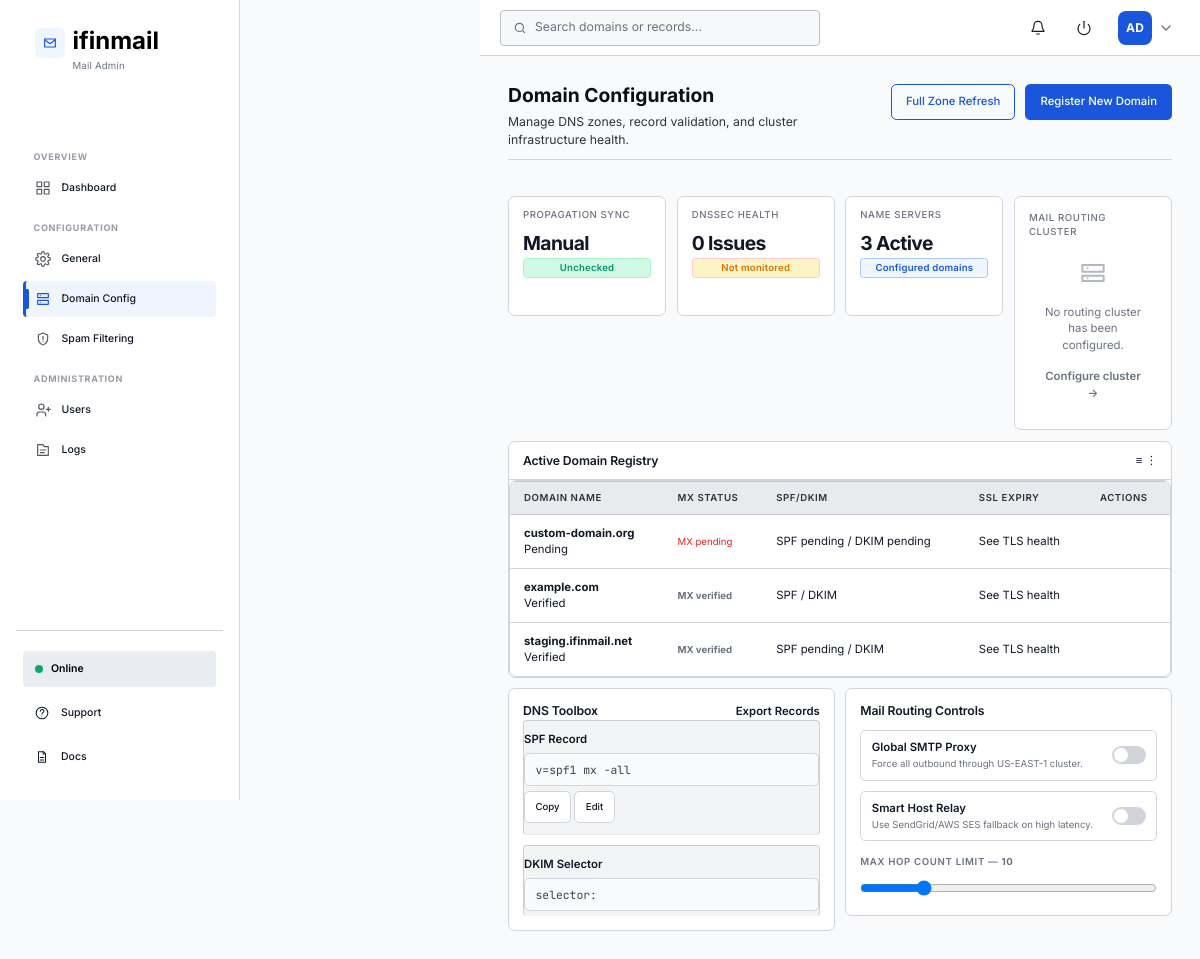
/dns/ (signed in), run on an earlier commit of the app's database.
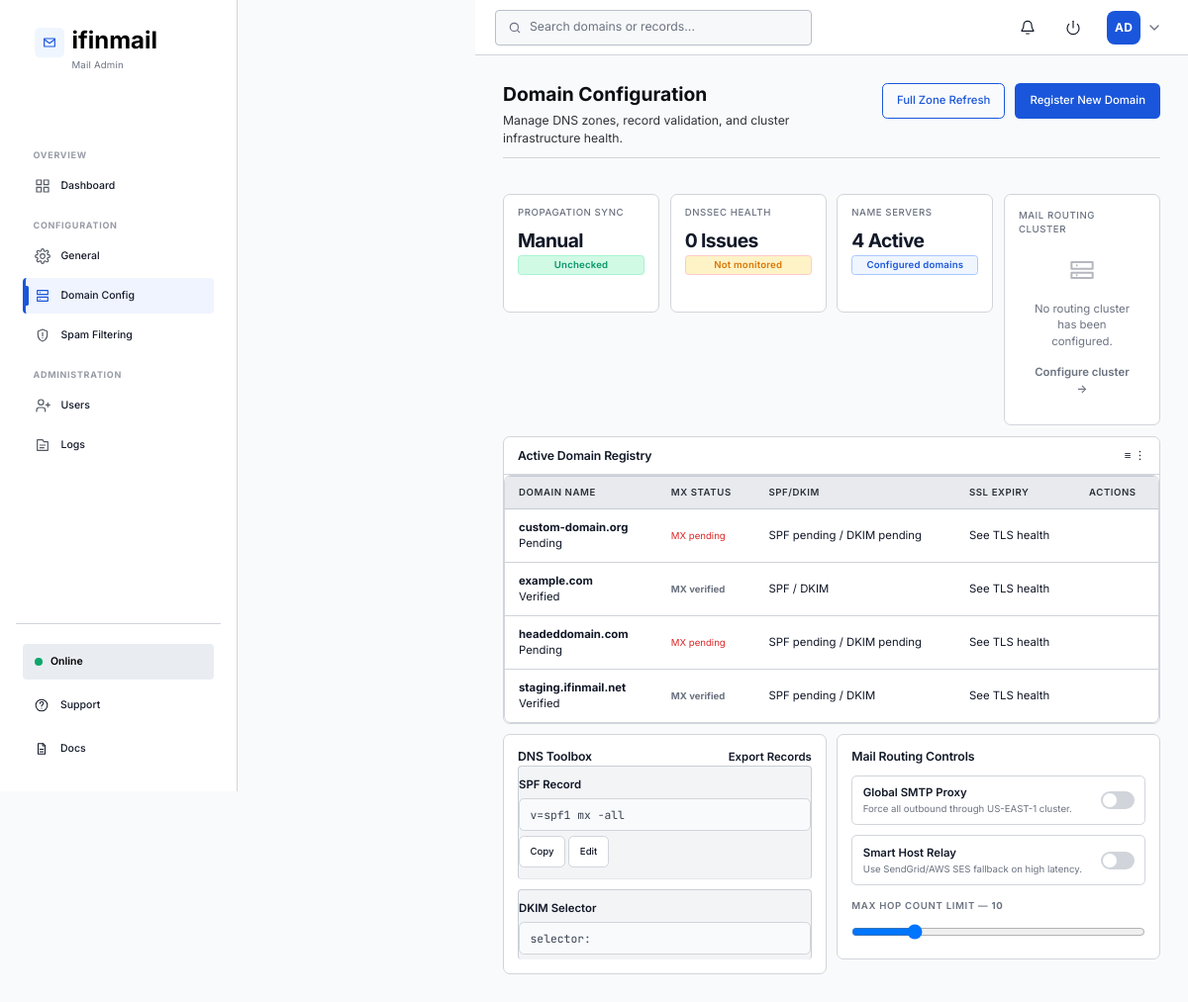
And on a later commit of the database.
### backend/apps/domains/models/__init__.py (models this page shows, shortened)
class Domain(models.Model):
    id = models.UUIDField(primary_key=True, default=uuid.uuid4, editable=False)
    name = models.CharField(max_length=255, unique=True)
    verified = models.BooleanField(default=False)
    mx_verified = models.BooleanField(default=False)
    spf_verified = models.BooleanField(default=False)
    dkim_verified = models.BooleanField(default=False)
    dmarc_verified = models.BooleanField(default=False)
    created_at = models.DateTimeField(auto_now_add=True)
    class Meta:
        managed = False
        db_table = 'domains'
        ordering = ['name']

### backend/apps/dns/views/web.py (the view)
# urls.py: path('', dns_config_page, name='config'),
@login_required
@user_passes_test(_is_staff, login_url='accounts:login')
def dns_config_page(request: HttpRequest) -> HttpResponse:
    domain = os.environ.get('DOMAIN', os.environ.get('MAIL_DOMAIN', ''))
    server_ip = _get_server_ip()
    provider_meta: dict[str, dict[str, object]] = {
        'cloudflare': {
            'help': str(_('Requires an API token with DNS:Edit permission.')),
            'help_url': 'https://developers.cloudflare.com/fundamentals/api/get-started/create-token/',
            'placeholder': 'Cloudflare API Token',
            'second_field': None,
        },
        'porkbun': {
            'help': str(_('Requires API Key and Secret Key from your Porkbun account.')),
            'help_url': 'https://kb.porkbun.com/article/190-getting-started-with-the-porkbun-api',
            'placeholder': 'API Key',
            'second_field': {'name': 'secret_key', 'placeholder': 'Secret Key'},
        },
        'digitalocean': {
            'help': str(_('Requires a personal access token with write access.')),
            'help_url': 'https://docs.digitalocean.com/reference/api/create-personal-access-token/',
            'placeholder': 'DigitalOcean API Token',
            'second_field': None,
        },
    }
    providers = [
        {
            'id': pid,
            'name': cls.provider_name if hasattr(cls, 'provider_name') else pid.capitalize(),
            'fields': fields,
            'label': label,
            'help': provider_meta.get(pid, {}).get('help', ''),
            'help_url': provider_meta.get(pid, {}).get('help_url', ''),
            'placeholder': provider_meta.get(pid, {}).get(
                'placeholder',
                f'{pid.capitalize()} API Token',
            ),
            'second_field': provider_meta.get(pid, {}).get('second_field'),
        }
        for pid, (cls, fields, label) in PROVIDER_MAP.items()
    ]
    saved = DNSService.get_first_config()
    saved_provider = saved.provider if saved else None
    toolbox_spf_record = ''
    if domain and server_ip and server_ip != '0.0.0.0':
        with suppress(Exception):
            records = _build_records(domain, server_ip)
            spf_rec = next((r for r in records if r.type == 'TXT' and r.name == '@'), None)
            if spf_rec:
                toolbox_spf_record = spf_rec.value
    if not toolbox_spf_record:
        toolbox_spf_record = 'v=spf1 mx -all'
    dns_registry_rows = []
    for registered_domain in DomainService.get_all_domains():
        auth_status = []
        auth_status.append('SPF' if registered_domain.spf_verified else 'SPF pending')
        auth_status.append('DKIM' if registered_domain.dkim_verified else 'DKIM pending')
        dns_registry_rows.append(
            {
                'name': registered_domain.name,
                'subtitle': str(_('Verified')) if registered_domain.verified else str(_('Pending')),
                'mx_status': (
                    str(_('MX verified')) if registered_domain.mx_verified else str(_('MX pending'))
                ),
                'mx_status_class': '' if registered_domain.mx_verified else 'warn',
                'auth_records': ' / '.join(auth_status),
                'ssl_expiry': str(_('See TLS health')),
                'actions': '',
            }
        )
    context = {
        'domain': domain,
        'server_ip': server_ip,
        'providers': providers,
        'saved_provider': saved_provider,
        'dns_status': _get_dns_status(domain),
        'dns_registry_headers': [
            _('Domain Name'),
            _('MX Status'),
            _('SPF/DKIM'),
            _('SSL Expiry'),
            _('Actions'),
        ],
        'dns_registry_rows': dns_registry_rows,
        'propagation_sync': str(_('Manual')),
        'propagation_pct': str(_('Unchecked')),
        'dnssec_issues': '0',
        'dnssec_status': str(_('Not monitored')),
        'nameserver_count': str(len(dns_registry_rows)),
        'nameserver_scope': str(_('Configured domains')),
        'cluster_hosts': [],
        'is_mock': False,
        'dkim_selector': os.environ.get('DKIM_SELECTOR', 'default'),
        'toolbox_spf_record': toolbox_spf_record,
        'active_section': 'dns',
        'header_search_placeholder': 'Search domains or records...',
        'smtp_proxy_enabled': os.environ.get('MAIL_SMTP_PROXY', '').lower() in ('1', 'true', 'yes'),
        'smart_host_enabled': os.environ.get('MAIL_SMART_HOST', '').lower() in ('1', 'true', 'yes'),
        'max_hop_count': int(os.environ.get('MAIL_MAX_HOP_COUNT', '10')),
    }
    return render(request, 'admin/dns_config.html', context)

### backend/apps/dns/services/__init__.py (called while the page is built)
    @staticmethod
    def get_first_config() -> DNSProviderConfig | None:
        return DNSProviderConfig.objects.first()

### backend/apps/dns/views/_helpers.py (called while the page is built)
def _is_staff(user: object) -> bool:
    return user.is_authenticated and (user.is_staff or user.is_superuser)

### backend/apps/dns/views/web.py (called while the page is built)
def _get_dns_status(domain: str) -> dict:
    try:
        return MonitoringService.check_dns(domain)
    except Exception as e:
        logger.warning('DNS status check failed for %s: %s', domain, e)
        return {}

### backend/apps/domains/services/__init__.py (called while the page is built)
    @staticmethod
    def get_all_domains() -> QuerySet[Domain]:
        return Domain.objects.order_by('name')

### backend/config/branding.py (called while the page is built, shortened)
def brand_context(request: object) -> dict[str, object]:
    from django.conf import settings
    brand = getattr(settings, 'BRAND_CONFIG', None)
    if brand is None:
        brand = BrandingConfig()
    return {'brand': brand}

    @property
    def css_overrides(self) -> str:
        safe_color = self._sanitize_hex_color(self.color)
        if safe_color == '#0051d5':
            return ''

### frontend/templates/admin/dns_config.html (shortened to what the changed rows need)
{% extends "base.html" %}
{% load i18n %}
{% block content %}
<section class="ifinmail-admin-content ifinmail-admin-content--scroll-hint">
    <div class="ifinmail-admin-page">
        <div class="ifinmail-page-header">
            <div>
                <h1 class="ifinmail-page-title">{% trans 'Domain Configuration' %}</h1>
            </div>
        </div>
        <div class="ifinmail-admin-grid">
            <article class="ifinmail-stat-panel ifinmail-domain-stat ifinmail-span-3">
                <span class="ifinmail-stat-label">{% trans 'Name servers' %}</span>
                <span class="ifinmail-stat-big">{{ nameserver_count|default:'0' }} {% trans 'Active' %}</span>
                <span class="ifinmail-badge ifinmail-badge--info">{{ nameserver_scope|default:'—' }}</span>
            </article>
            <article class="ifinmail-table-panel ifinmail-span-12">
                <div class="ifinmail-table-panel-header">
                        <h2 class="ifinmail-panel-title">{% trans 'Active Domain Registry' %}</h2>
                </div>
                {% include "includes/admin_table.html" with span=None title=None headers=dns_registry_headers|default:'' rows=dns_registry_rows|default:'' row_template="admin/partials/dns_row.html" empty_message=_("No domains registered yet") empty_action_label=_("Register your first domain →") empty_action_onclick="toggleRegisterForm()" %}
            </article>
            <article class="ifinmail-panel ifinmail-span-6" id="mail-routing-controls">
                <div class="ifinmail-action-row" style="justify-content:space-between">
                    <h2 class="ifinmail-panel-title" style="margin:0">{% trans 'DNS Toolbox' %}</h2>
                </div>
            </article>
            <article class="ifinmail-panel ifinmail-span-6">
                <h2 class="ifinmail-panel-title">{% trans 'Mail Routing Controls' %}</h2>
            </article>
        </div>
    </div>
</section>
{% endblock %}

### frontend/templates/admin/partials/dns_row.html
{% load i18n %}
<tr>
    <td><strong>{{ row.name|default:'' }}</strong><br>{{ row.subtitle|default:'' }}</td>
    <td><span class="{% if row.mx_status_class %}ifinmail-trend--danger{% else %}ifinmail-trend{% endif %}">{{ row.mx_status|default:'—' }}</span></td>
    <td>{{ row.auth_records|default:'—' }}</td>
    <td>{{ row.ssl_expiry|default:'—' }}</td>
    <td>{{ row.actions|default:'' }}</td>
</tr>

What changed in the data, as far as the page shows it:
added Domain: name "headeddomain.com"
Also different on the page:
{{ nameserver_count|default:'0' }}: "3" → "4"
new list line: "Pending MX pending SPF pending / DKIM pending See TLS health"
